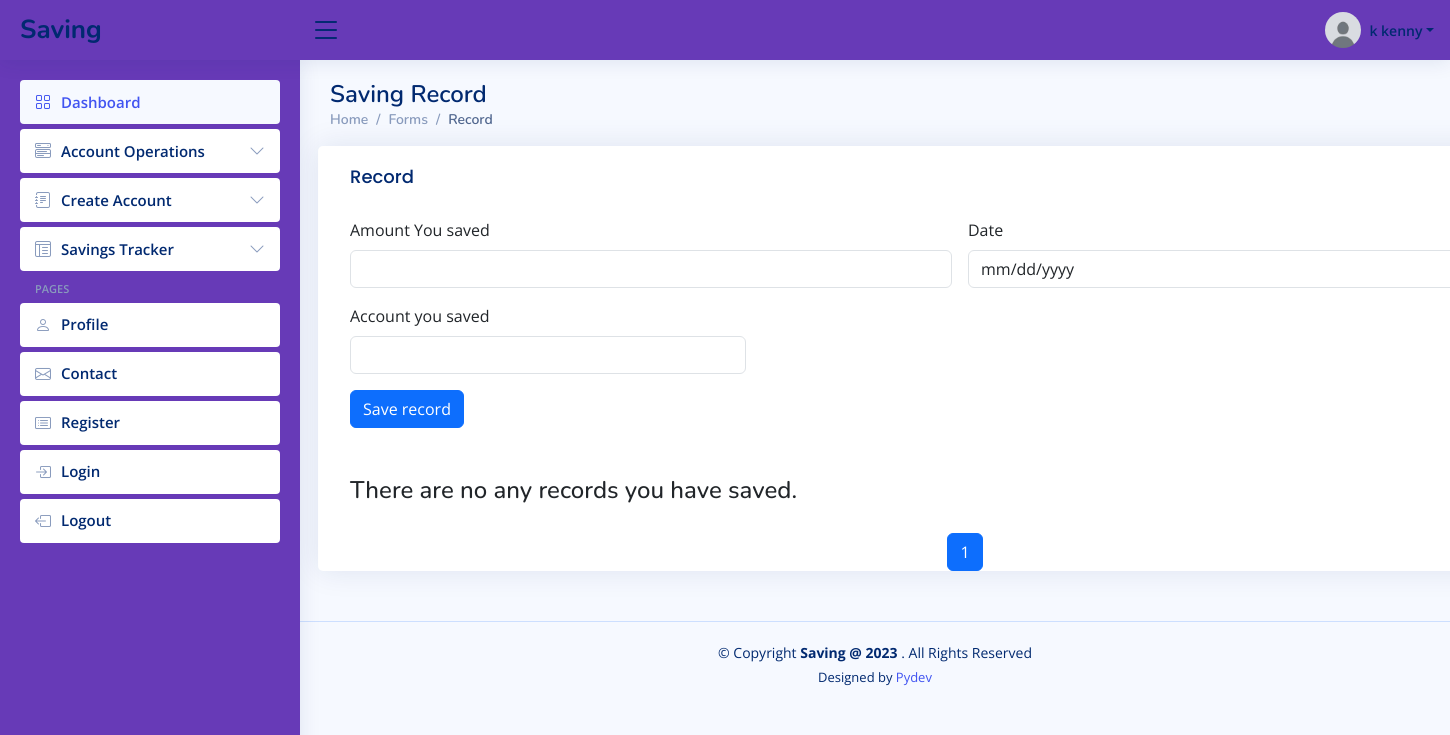
Page /savings-record (signed in) on the committed database.
### accounts/models.py (models this page shows, shortened)
class User(AbstractUser):
	is_account_staff = models.BooleanField("Is account_staff", default=False)
	is_customer = models.BooleanField("Is customer", default=False)
	is_employee = models.BooleanField("Is employee", default=False)

class Profile(models.Model):
	user             = models.OneToOneField(settings.AUTH_USER_MODEL, on_delete=models.CASCADE)
	image            = models.ImageField(default="default.jpg", upload_to="profile_pics")
	about            = models.TextField()
	company          = models.CharField(max_length=100, blank=True, null=True)
	job              = models.CharField(max_length=100, blank=True, null=True)
	country          = models.CharField(max_length=100, blank=True, null=True)
	address          = models.CharField(max_length=100, blank=True, null=True)
	phone            = models.CharField(max_length=100, blank=True, null=True)
	twitter_profile  = models.CharField(max_length=100, blank=True, null=True)
	facebook_profile = models.CharField(max_length=100, blank=True, null=True)
	instagram_profile = models.CharField(max_length=100, blank=True, null=True)
	linkedin_profile = models.CharField(max_length=100, blank=True, null=True)

### savings/views.py (the view)
# urls.py: path("savings-record", views.savings_record, name="savings_record"),
def savings_record(request):
	user = request.user
	record_data = Saving_record.objects.filter(user=user).order_by("-date_saved")
	total = 0
	for items in record_data:
		total += int(items.amount)
	items_per_page = 5
	page_number = request.GET.get("page")
	paginator = Paginator(record_data, items_per_page)
	page_obj = paginator.get_page(page_number)
	if request.method == "POST":
		form = Saving_RecordForm(request.POST)
		if form.is_valid():
			amount = form.cleaned_data["amount"]
			date_saved = form.cleaned_data["date_saved"]
			account_number = form.cleaned_data["account_number"]
			record = Saving_record.objects.create(user=user, amount=amount,
					date_saved=date_saved,
				account_number=account_number)
			record.save()
		messages.success(request, "Record successfully saved")
		return redirect("savings_record")
	else:
		form = Saving_RecordForm()
	return render(request, "savings/savings_record.html", {
			"form": form,
			"total": total,
			"page_obj": page_obj,
			})

### savings/forms.py
class Saving_RecordForm(forms.ModelForm):
    class Meta:
        model = Saving_record
        fields = ["amount", "date_saved", "account_number"]

### savings/classes.py (called while the page is built)
def get_transaction_history(user):
	accounts = user.account_set.all()#Account.objects.filter(user=user)
	transactions = Statements.objects.filter(account_number__in=accounts).order_by("-transaction_date")
	return transactions

def get_account_details(user):
	details = Account.objects.filter(user=user)
	return details

def get_calender():
	current_date = datetime.now()
	current_year = current_date.year
	month = current_date.month
	day = current_date.day
	month_name = calendar.month_name[month]
	cal = calendar.monthcalendar(current_year, month)
	return month_name, current_year, cal, day

### templates/savings/savings_record.html (shortened to what this page needs)
{% extends "savings/forms_layout.html" %} {% load static %} {% block transfer %}
<div class="pagetitle">
  <h1>Saving Record</h1>
  <nav>
    <ol class="breadcrumb">
      <li class="breadcrumb-item"><a href="{% url 'savings' %}">Home</a></li>
      <li class="breadcrumb-item">Forms</li>
      <li class="breadcrumb-item active">Record</li>
    </ol>
  </nav>
</div>
<section class="section">
  <div class="row">
    <div class="card">
      <div class="card-body">
        <h5 class="card-title">Record</h5>
        <form
          action="{% url 'savings_record' %}"
          method="POST"
          class="row g-3 needs-validation"
          novalidate
        >
          <div class="col-md-6 position-relative">
            <label for="validationTooltip01" class="form-label"
              >Amount You saved</label
            >
            <input
              type="text"
              class="form-control"
              id="validationTooltip01"
              name="amount"
              required
            />
          </div>
          <div class="col-md-6 position-relative">
            <label for="validationTooltip02" class="form-label">Date</label>
            <input
              type="Date"
              class="form-control"
              id="validationTooltip02"
              name="date_saved"
              required
            />
          </div>
          <br /><br />
          <div class="col-md-4 position-relative">
            <label for="validationTooltip01" class="form-label"
              >Account you saved</label
            >
            <input
              type="text"
              class="form-control"
              id="validationTooltip01"
              name="account_number"
              required
            />
          </div>
          <br />
          <div class="col-12">
            <button class="btn btn-primary" type="submit">Save record</button>
          </div>
        </form>
        <br /><br />
        {% if page_obj %}
        <table class="table">
          <thead>
            <tr>
              <th scope="col"></th>
              <th scope="col">Date</th>
              <th scope="col">Account</th>
              <th scope="col">Amount save</th>
            </tr>
          </thead>
          <tbody>
            {% for obj in page_obj %}
            <tr>
              <th scope="row"></th>
              <td>{{obj.date_saved}}</td>
              <td>{{obj.account_number}}</td>
              <td>{{obj.amount}}</td>
            </tr>
            {% endfor %}
            <tr>
              <th scope="row"></th>
              <td></td>
              <td><strong>Grand Total Savings</strong></td>
              <td><strong>{{total}}</strong></td>
            </tr>
          </tbody>
        </table>
        {% else %}
        <h4>There are no any records you have saved.</h4>
        {% endif %}
      </div>
      <div class="container_pagi">
        <div class="pagination">
          <button type="button" class="btn btn-primary pagi_btn">
            <span class="current-page">{{ page_obj.number}}</span>
          </button>
        </div>
      </div>
    </div>
  </div>
</section>
{% endblock %}

### templates/savings/forms_layout.html (shortened to what this page needs)
{% load static %}
<!DOCTYPE html>
<html lang="en">
  <head>
    <link
      href="{% static 'assets/vendor/bootstrap/css/bootstrap.min.css' %}"
      rel="stylesheet"
    />
    <link
      href="{% static 'assets/vendor/bootstrap-icons/bootstrap-icons.css' %}"
      rel="stylesheet"
    />
    <link
      href="{% static 'assets/vendor/boxicons/css/boxicons.min.css' %}"
      rel="stylesheet"
    />
    <link
      href="{% static 'assets/vendor/quill/quill.snow.css' %}"
      rel="stylesheet"
    />
    <link
      href="{% static 'assets/vendor/quill/quill.bubble.css' %}"
      rel="stylesheet"
    />
    <link
      href="{% static 'assets/vendor/remixicon/remixicon.css' %}"
      rel="stylesheet"
    />
    <link
      href="{% static 'assets/vendor/simple-datatables/style.css' %}"
      rel="stylesheet"
    />
    <link href="{% static 'assets/css/style.css' %}" rel="stylesheet" />
    <link href="{% static 'assets/css/more.css' %}" rel="stylesheet" />
  </head>
  <body>
    <header id="header" class="header fixed-top d-flex align-items-center">
      <div class="d-flex align-items-center justify-content-between">
        <a href="{% url 'savings' %}" class="logo d-flex align-items-center">
          <span class="d-none d-lg-block">Saving</span>
        </a>
        <i class="bi bi-list toggle-sidebar-btn"></i>
      </div>
      <nav class="header-nav ms-auto">
        <ul class="d-flex align-items-center">
          <li class="nav-item dropdown pe-3">
            <a
              class="nav-link nav-profile d-flex align-items-center pe-0"
              href="#"
              data-bs-toggle="dropdown"
            >
              <img
                src="{{user.profile.image.url}}"
                alt="Profile"
                class="rounded-circle"
              />
              <span class="d-none d-md-block dropdown-toggle ps-2"
                >{{user.first_name|slice:"0:1"}} {{user.last_name}}</span
              > </a
            >
          </li>
        </ul>
      </nav>
    </header>
    <aside id="sidebar" class="sidebar">
      <ul class="sidebar-nav" id="sidebar-nav">
        <li class="nav-item">
          <a class="nav-link" href="{% url 'savings' %}">
            <i class="bi bi-grid"></i>
            <span>Dashboard</span>
          </a>
        </li>
        <li class="nav-item">
          <a
            class="nav-link collapsed"
            data-bs-target="#components-nav"
            data-bs-toggle="collapse"
            href="#"
          >
            <i class="bi bi-menu-button-wide"></i><span>Account Operations</span
            ><i class="bi bi-chevron-down ms-auto"></i>
          </a>
        </li>
        <li class="nav-item">
          <a
            class="nav-link collapsed"
            data-bs-target="#forms-nav"
            data-bs-toggle="collapse"
            href="#"
          >
            <i class="bi bi-journal-text"></i><span>Create Account</span
            ><i class="bi bi-chevron-down ms-auto"></i>
          </a>
        </li>
        <li class="nav-item">
          <a
            class="nav-link collapsed"
            data-bs-target="#tables-nav"
            data-bs-toggle="collapse"
            href="#"
          >
            <i class="bi bi-layout-text-window-reverse"></i><span>Savings Tracker</span>
            <i class="bi bi-chevron-down ms-auto"></i>
          </a>
        </li>
        <li class="nav-heading">Pages</li>
        <li class="nav-item">
          <a class="nav-link collapsed" href="{% url 'userprofile' %}">
            <i class="bi bi-person"></i>
            <span>Profile</span>
          </a>
        </li>
        <li class="nav-item">
          <a class="nav-link collapsed" href="{% url 'contact_us' %}">
            <i class="bi bi-envelope"></i>
            <span>Contact</span>
          </a>
        </li>
        <li class="nav-item">
          <a class="nav-link collapsed" href="{% url 'register' %}">
            <i class="bi bi-card-list"></i>
            <span>Register</span>
          </a>
        </li>
        <li class="nav-item">
          <a class="nav-link collapsed" href="{% url 'login' %}">
            <i class="bi bi-box-arrow-in-right"></i>
            <span>Login</span>
          </a>
        </li>
        <li class="nav-item">
          <a class="nav-link collapsed" href="{% url 'logout' %}">
            <i class="bi bi-box-arrow-left"></i>
            <span>Logout</span>
          </a>
        </li>
      </ul>
    </aside>
    <main id="main" class="main container">
      {% block transfer %}
      {% endblock %}
    </main>
    <footer id="footer" class="footer">
      <div class="copyright">
        &copy; Copyright <strong><span>Saving @ 2023 </span></strong>. All
        Rights Reserved
      </div>
      <div class="credits">Designed by <a href="">Pydev</a></div>
    </footer>
  </body>
</html>

### static/assets/css/style.css (style rules this page uses)
:root { scroll-behavior: smooth; }
body { font-family: "Open Sans", sans-serif; background: #f6f9ff; color: #444444; }
a { color: #4154f1; text-decoration: none; }
h1, h2, h3, h4, h5, h6 { font-family: "Nunito", sans-serif; }
#main { margin-top: 60px; padding: 20px 30px; transition: all 0.3s; }
.pagetitle { margin-bottom: 10px; }
.pagetitle h1 { font-size: 24px; margin-bottom: 0; font-weight: 600; color: #012970; }
.card { margin-bottom: 30px; border: none; border-radius: 5px; box-shadow: 0px 0 30px rgba(1, 41, 112, 0.1); }
.card-title { padding: 20px 0 15px 0; font-size: 18px; font-weight: 500; color: #012970; font-family: "Poppins", sans-serif; }
.card-body { padding: 0 20px 20px 20px; }
.breadcrumb { font-size: 14px; font-family: "Nunito", sans-serif; color: #899bbd; font-weight: 600; }
.breadcrumb a { color: #899bbd; transition: 0.3s; }
.breadcrumb .breadcrumb-item::before { color: #899bbd; }
.breadcrumb .active { color: #51678f; font-weight: 600; }
.logo { line-height: 1; }
@media (min-width: 1200px) { .logo { width: 280px; } }
.logo span { font-size: 26px; font-weight: 700; color: #012970; font-family: "Nunito", sans-serif; }
.header { transition: all 0.5s; z-index: 997; height: 60px; box-shadow: 0px 2px 20px rgba(1, 41, 112, 0.1); background-color: #673AB7; padding-left: 20px; }
.header .toggle-sidebar-btn { font-size: 32px; padding-left: 10px; cursor: pointer; color: #012970; }
.header-nav ul { list-style: none; }
.header-nav>ul { margin: 0; padding: 0; }
.header-nav .nav-profile { color: #012970; }
.header-nav .nav-profile img { max-height: 36px; }
.header-nav .nav-profile span { font-size: 14px; font-weight: 600; }
.sidebar { position: fixed; top: 60px; left: 0; bottom: 0; width: 300px; z-index: 996; transition: all 0.3s; padding: 20px; overflow-y: auto; scrollbar-width: thin; scrollbar-color: #aab7cf transparent; box-shadow: 0px 0px 20px rgba(1, 41, 112, 0.1); background-color: #673AB7; }
@media (min-width: 1200px) { #main, #footer { margin-left: 300px; } }
.sidebar-nav { padding: 0; margin: 0; list-style: none; }
.sidebar-nav li { padding: 0; margin: 0; list-style: none; }
.sidebar-nav .nav-item { margin-bottom: 5px; }
.sidebar-nav .nav-heading { font-size: 11px; text-transform: uppercase; color: #899bbd; font-weight: 600; margin: 10px 0 5px 15px; }
.sidebar-nav .nav-link { display: flex; align-items: center; font-size: 15px; font-weight: 600; color: #4154f1; transition: 0.3; background: #f6f9ff; padding: 10px 15px; border-radius: 4px; }
.sidebar-nav .nav-link i { font-size: 16px; margin-right: 10px; color: #4154f1; }
.sidebar-nav .nav-link.collapsed { color: #012970; background: #fff; }
.sidebar-nav .nav-link.collapsed i { color: #899bbd; }
.sidebar-nav .nav-link .bi-chevron-down { margin-right: 0; transition: transform 0.2s ease-in-out; }
.footer { padding: 20px 0; font-size: 14px; transition: all 0.3s; border-top: 1px solid #cddfff; }
.footer .copyright { text-align: center; color: #012970; }
.footer .credits { padding-top: 5px; text-align: center; font-size: 13px; color: #012970; }

### static/assets/css/more.css (style rules this page uses)
.container_pagi { display: flex; justify-content: center; }
.pagi_btn { margin-left: 10px; }

### rows in the picture
User: profile.image (placeholder picture), first_name "k", last_name "kenny"

### other values in the picture
{{ page_obj.number }} "1"
